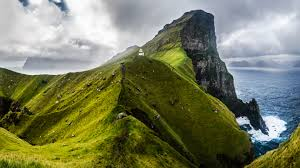
#> input picture Inputs/faroe_island_2.jpg, 300 x 168 px, found by its file name; its folder holds 3 pictures in this run
$ python imageProcessingTest.py
#> lines starting #> are read from the running program, lines starting #| are printed output that depends on the picture; after the words box and inside, x2 and y2 are one past the last pixel; in counts of white or black regions, pixels touching at a corner belong together
import cv2
import numpy as np
import os
from concurrent.futures import ThreadPoolExecutor, as_completed

#Read both inpout and output directory paths here
input_dir = 'C:/Users/shita/OneDrive/Documents/Computer Vision-Python/Inputs'
output_dir = 'C:/Users/shita/OneDrive/Documents/Computer Vision-Python/Outputs'
os.makedirs(output_dir, exist_ok=True)

def process_image(file_path):
    image = cv2.imread(file_path)
#> image is the input picture: shape (168, 300, 3); mean B, G, R 95.3, 125.3, 121.1

    # Creating a binary mask where channels are above 200
    mask = np.all(image > 200, axis=-1).astype(np.uint8) * 255
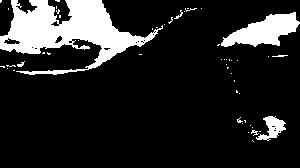
#> mask: shape (168, 300); 14.7% white; 51 white regions (44 under 20 px), largest, box (x1, y1, x2, y2) and area: (0, 0, 163, 75) 5307, (221, 12, 300, 47) 1482, (256, 116, 286, 141) 356

    # Create output path for the mask
    file_name = os.path.splitext(os.path.basename(file_path))[0] + '_mask.png'
    output_path = os.path.join(output_dir, file_name)

    cv2.imwrite(output_path, mask)

    # Count the number of pixels where the mask is max (255)
    count_max_pixels = np.sum(mask == 255)
#> count_max_pixels = 7399

    return count_max_pixels

def main():
    # Get list of all jpg files in the input directory
    image_files = [os.path.join(input_dir, f) for f in os.listdir(input_dir) if f.endswith('.jpg')]

    total_max_pixels = 0

    with ThreadPoolExecutor() as executor:
        futures = [executor.submit(process_image, file) for file in image_files]
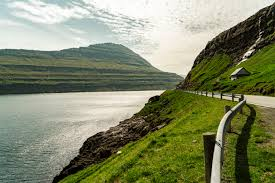
#> input picture Inputs/faroe_island_3.jpg, 275 x 183 px, found by its file name
#> in process_image, image is the input picture: shape (183, 275, 3); mean B, G, R 105.7, 136, 130.3
#> in process_image (call 2), `mask = np.all(image > 200, axis=-1).astype(np.uint8) * 255`:
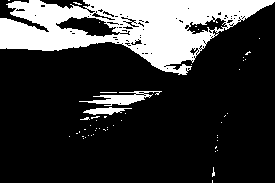
#> mask: shape (183, 275); 22.3% white; 52 white regions (49 under 20 px), largest, box (x1, y1, x2, y2) and area: (0, 0, 275, 75) 10332, (79, 91, 162, 106) 504, (83, 107, 132, 115) 213
#> in process_image (call 2), `count_max_pixels = np.sum(mask == 255)`: count_max_pixels = 11199
#> futures = 2 items

        for future in as_completed(futures):
            try:
                total_max_pixels += future.result()
            except Exception as exc:
                print(f"Error occurred: {exc}")
#> this loop made 2 passes
#> total_max_pixels on passes 1 to 2: 7399, 18598
#> after the loop, total_max_pixels = 18598

    print(f"Total number of max pixels across all masks: {total_max_pixels}")
#| Total number of max pixels across all masks: 18598

if __name__ == "__main__":
    main()
